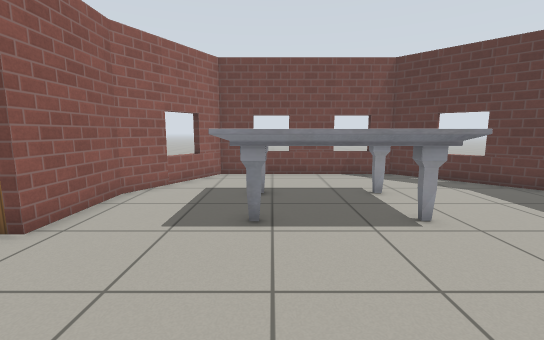
[1] (above)

13 first-person views from a walk through a robot-simulator world made for Gazebo. The camera is 0.94 m above the floor, tilts 8° down and sees 90° across. Floor lines are 1 m apart. The floor is counted in squares, 0.5 m on a side. Each view is taken from the middle of a square. On the plan, view 1 faces up. The plan holds only what a view shows up to about 15 squares ahead; the rest is blank. The place goes on beyond the plan. Robots are left out. Gazebo's built-in surfaces are drawn with simple patterns. Simple shapes stand in for some stock models.

[2]
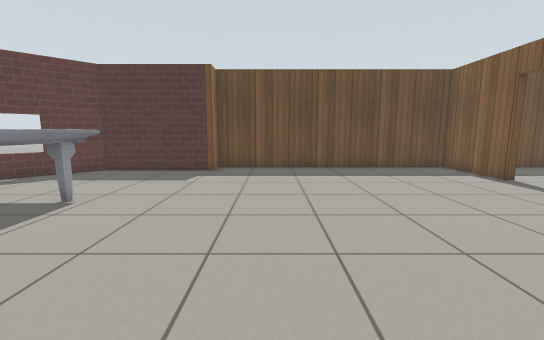

[3]
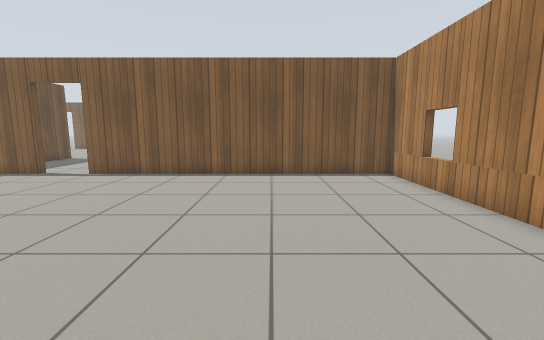

[4]
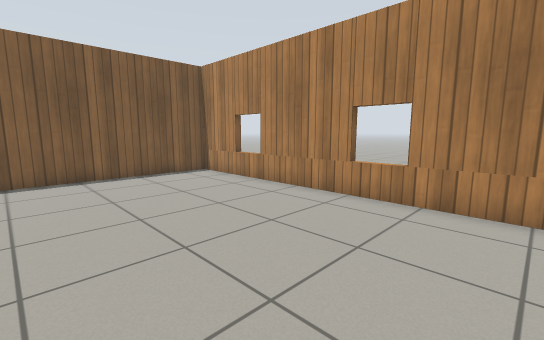

[5]
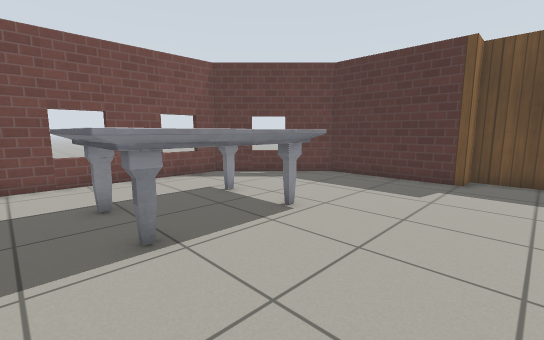

[6]
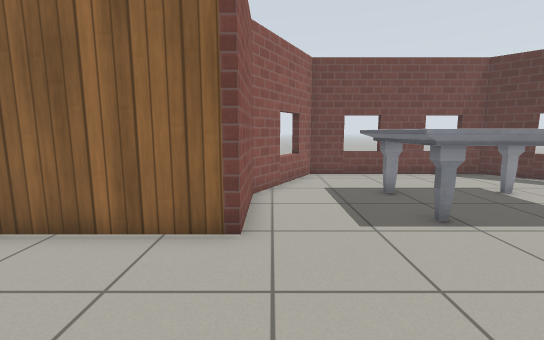

[7]
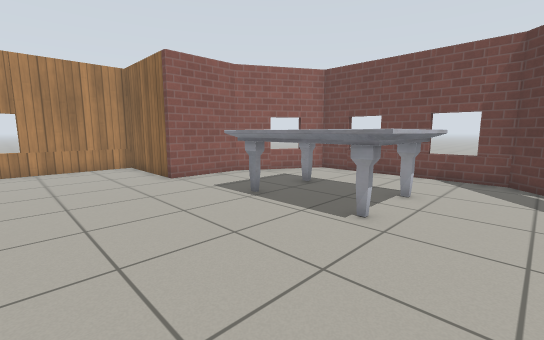

[8]
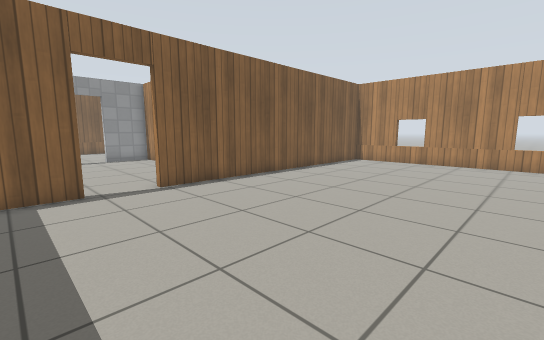

[9]
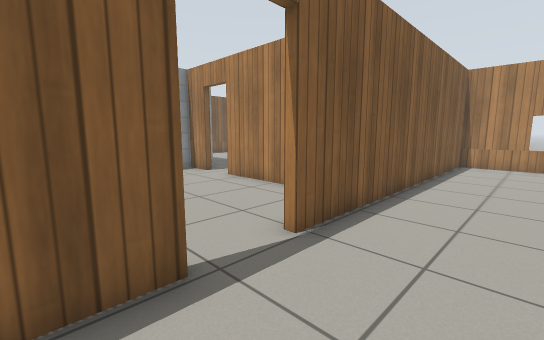

[10]
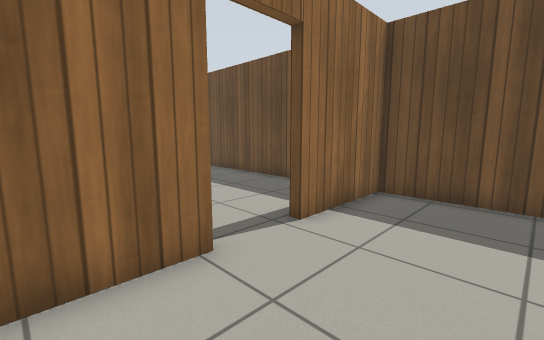

[11]
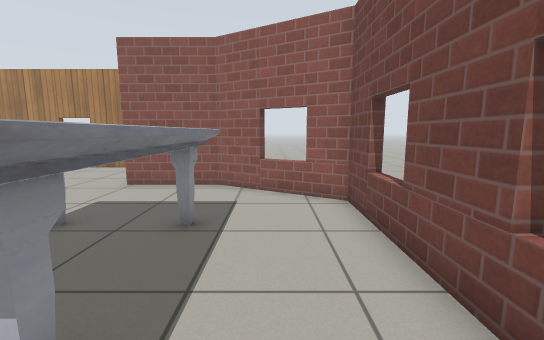

[12]
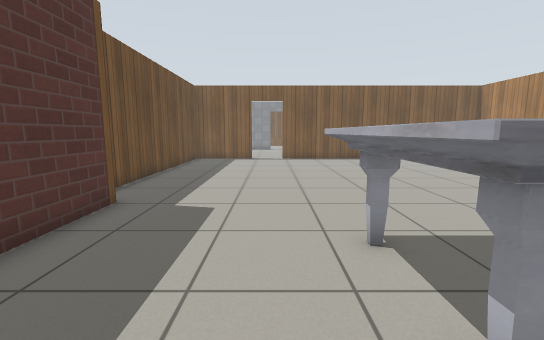

[13]
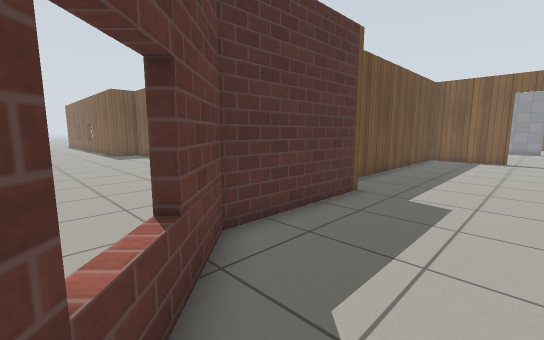

### Floor plan
Points are (right, up) in squares from view 1. A wall is a line through its corners. A room is listed if a view was taken in it or the views show most of it. See-through windows are left out.
Room 1 (views 1, 2, 3, 4, 5, 6, 7, 8, 9, 11, 12, 13)
walls: (6.4, -9.1) (10.3, -9.1) (10.3, 2.8) (9.2, 2.8) (9.2, 8.1) (5.3, 12.1) (-2.3, 12.1) (-4.6, 8.1) (-4.6, 4.8) (-9.3, 4.8) (-9.3, -9.1) (4.2, -9.1)
ways out: open door at (5.5, -9) to room 2
objects: marble table (-1, 5) to (4, 9)
Room 2 (view 10)
walls: (4.2, -9.4) (1.7, -9.4); (0.9, -12.4) (0.9, -13.5); (10.3, -13.5) (10.3, -9.4) (6.4, -9.4)
ways out: open door at (5.5, -9) to room 1

Positions as (right, up) in squares from view 1, and headings:
1: (0, 0), facing up
2: (-4, 0), facing right
3: (-4, 3), facing down
4: (-2, 3), facing down-left
5: (-2, 1), facing up-right
6: (-4, 0), facing up
7: (6, 0), facing up-left
8: (8, 0), facing down-left
9: (8, -6), facing down-left
10: (2, -13), facing up-right
11: (5, 10), facing left
12: (5, 10), facing down
13: (5, 11), facing down-right
